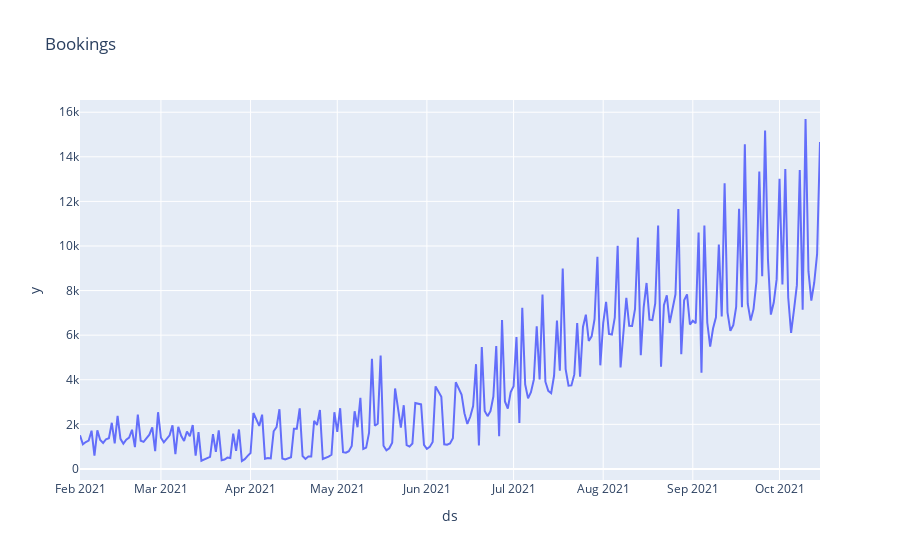

The notebook cell this image was saved under:
### Code cell
fig = px.line(data, x="ds", y="y", title='Bookings')
fig.show()

### Figure 1 — Plotly figure (JSON) as saved in the notebook; plotly's stock layout.template omitted (floating-point values rounded to 4 significant figures; data arrays with more than 128 entries replaced by an {"elided": "..."} marker saying what was removed)
{"data": [{"hovertemplate": "ds=%{x}<br>y=%{y}<extra></extra>", "legendgroup": "", "line": {"color": "#636efa", "dash": "solid"}, "marker": {"symbol": "circle"}, "mode": "lines", "name": "", "orientation": "v", "showlegend": false, "type": "scatter", "x": {"elided": "253 str values"}, "xaxis": "x", "y": {"elided": "253 int values"}, "yaxis": "y"}], "layout": {"legend": {"tracegroupgap": 0}, "title": {"text": "Bookings"}, "xaxis": {"anchor": "y", "domain": [0, 1], "title": {"text": "ds"}}, "yaxis": {"anchor": "x", "domain": [0, 1], "title": {"text": "y"}}}}
